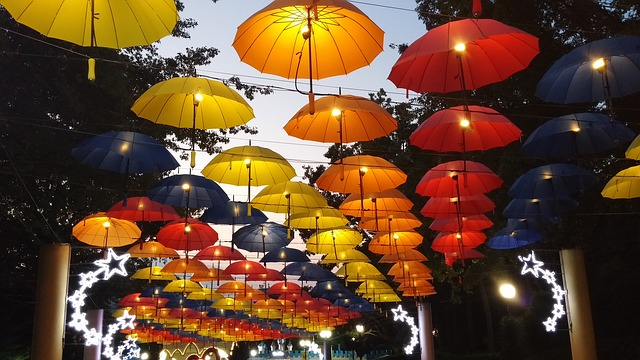
#> input picture assignment1/images/umbrellas.jpg, 640 x 360 px
$ jupyter execute --allow-errors exersise.ipynb   (older library calls are emulated)
#> lines starting #> are read from the running program, lines starting #| are printed output that depends on the picture; after the words box and inside, x2 and y2 are one past the last pixel; in counts of white or black regions, pixels touching at a corner belong together
[cell 1]
import numpy as np
import cv2
from matplotlib import pyplot as plt
import math

# Exercise 1: Basic image processing

## a) Read the image

[cell 2]
umbrellas_BRG = cv2.imread('images/umbrellas.jpg')
#> umbrellas_BRG is the input picture: shape (360, 640, 3); mean B, G, R 47.4, 72.9, 105.2
plt.imshow(umbrellas_BRG)

OpenCV use BRG but Matplotlib expects RGB image:

[cell 3]
umbrellas_RGB = cv2.cvtColor(umbrellas_BRG, cv2.COLOR_BGR2RGB)
plt.imshow(umbrellas_RGB)

[cell 4]
height, width, channels = umbrellas_RGB.shape
#> height = 360; width = 640; channels = 3
print(f"height: {height}, width: {width}, channels: {channels}")
#| height: 360, width: 640, channels: 3
print(f"dtype: {umbrellas_RGB.dtype}")
#| dtype: uint8
print(f"value of 1st pixel {umbrellas_RGB[0][0]}")
#| value of 1st pixel [170 112   0]

[cell 5]
umbrellas_float = umbrellas_RGB.astype(np.float)
print(f"value of 1st pixel {umbrellas_float[0][0]}")
#| value of 1st pixel [170. 112.   0.]

## b) Convert the image to grayscale

[cell 6]
umbrellas_gray = (umbrellas_float[:,:,0] + umbrellas_float[:,:,1] + umbrellas_float[:,:,2])/3

plt.imshow(umbrellas_gray, cmap='gray')
plt.colorbar()

## c) Cut and display

[cell 7]
plt.figure(figsize=(15,5))
plt.subplot(1,3,1)
plt.imshow(umbrellas_RGB[130:260, 240:450, 0], cmap='Reds_r')
plt.subplot(1,3,2)
plt.imshow(umbrellas_RGB[130:260, 240:450, 1], cmap='Greens_r')
plt.subplot(1,3,3)
plt.imshow(umbrellas_RGB[130:260, 240:450, 2], cmap='Blues_r')

__*Question:*__ Why would you use different color maps?

> To better see the difference of otherwise similar values.

## d) Replace part of the image

[cell 8]
plt.figure(figsize=(15, 5))
plt.subplot(1,2,1)
plt.imshow(umbrellas_RGB)
plt.subplot(1,2,2)
umbrellas_replaced = umbrellas_RGB.copy()
umbrellas_replaced[130:260, 240:450] = 255-umbrellas_RGB[130:260, 240:450]
#> umbrellas_replaced: shape (360, 640, 3); mean R, G, B 98.4, 79.5, 66.5
plt.imshow(umbrellas_replaced)

__*Question*__: How is inverting a grayscale value defined for uint8 ?

> By suptracting the pixel value from [255, 255, 255]

## e) Perform a reduction of grayscale levels in the image

[cell 9]
umbrellas_gray_rescaled = umbrellas_gray / 255 * 63

plt.figure(figsize=(15,5))
plt.subplot(1,2,1)
plt.imshow(umbrellas_gray_rescaled, cmap='gray')
plt.colorbar()
plt.subplot(1,2,2)
plt.imshow(umbrellas_gray_rescaled, cmap='gray', vmax=255)
plt.colorbar()

# Excercise 2: Thresholding and histograms

## a) Create a binary mask from a grayscale image

[cell 10]
bird_BRG = cv2.imread('images/bird.jpg')
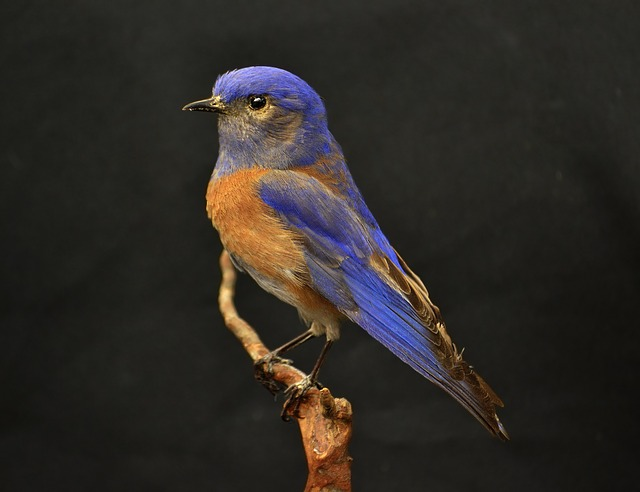
#> input picture assignment1/images/bird.jpg, 640 x 492 px
#> bird_BRG is the input picture: shape (492, 640, 3); mean B, G, R 37.6, 42.1, 46.1
bird_RGB = cv2.cvtColor(bird_BRG, cv2.COLOR_BGR2RGB)
bird_gray = cv2.cvtColor(bird_RGB, cv2.COLOR_RGB2GRAY)
plt.figure(figsize=(20,5))
plt.subplot(1,2,1)
plt.imshow(bird_RGB)
plt.subplot(1,2,2)
plt.imshow(bird_gray, cmap='gray')
plt.colorbar()

[cell 11]
threshold = 60
plt.figure(figsize=(20,5))

I_mask = np.zeros(shape=bird_gray.shape, dtype=np.uint8)
I_mask[bird_gray<threshold] = 0
I_mask[bird_gray>=threshold] = 1
plt.subplot(1,2,1)
plt.title("Threshold with '[condition]'")
plt.imshow(I_mask, cmap='gray')
plt.colorbar()

I_mask_where = np.where(bird_gray < threshold, 0, 1)
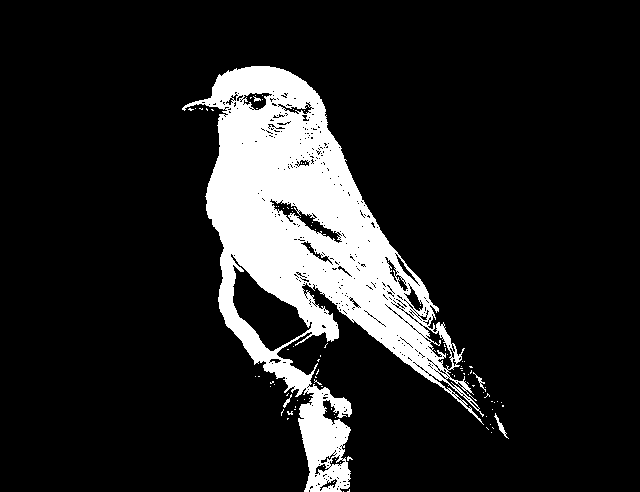
#> I_mask_where: shape (492, 640) int64; values 0 (black) and 1 (white), 13.6% white; 96 white regions (91 under 20 px), largest, box (x1, y1, x2, y2) and area: (182, 66, 484, 492) 42375, (494, 413, 509, 439) 80, (473, 372, 486, 392) 48, (283, 394, 292, 408) 35, (253, 96, 261, 102) 22
plt.subplot(1,2,2)
plt.title("Threshold with 'where'")
plt.imshow(I_mask_where, cmap='gray')
plt.colorbar()
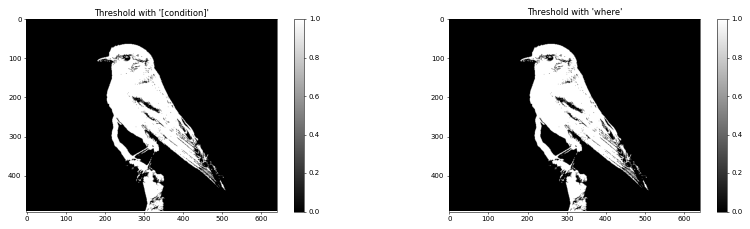
#> figure drawn by matplotlib, 4 panels

## b) My histogram

[cell 12]
def myhist(img, n_bins):
	H = np.zeros(n_bins)
	x = np.zeros(n_bins)
	nv = 256 # number of possible values
	for v in img.flatten():
		i = math.floor(v/nv * n_bins)
		H[i] += 1

	s = np.sum(H)

	for i in range(n_bins):
		x[i] = i/n_bins * nv
		H[i] /= s

	return x, H

__*Question*__: The histograms are usually normalized by dividing the result by the
sum of all cells. Why is that?

> We don't want histogram values taht depend on image size.

[cell 13]
plt.figure(figsize=(20,5))

plt.subplot(1,3,1)
plt.imshow(bird_gray, cmap='gray')

plt.subplot(1,3,2)
x, H = myhist(bird_RGB, 20)
#> the loop in myhist, `for v in img.flatten():` made 944640 passes
#> v on passes 1 to 3: 31, 32, 27
#> after the loop in myhist, `for v in img.flatten():`: H = 20 values, max 494088 at index 2, min 278 at index 19, mean 47232
#> in myhist, `s = np.sum(H)`: s = 944640
#> after the loop in myhist, `for i in range(n_bins):`: H = 20 values, max 0.523 at index 2, min 0.000294 at index 19, mean 0.05; x = 20 values from 0 to 243.2
#> x = 20 values from 0 to 243.2
plt.bar(x, H, width=255/20)

plt.subplot(1,3,3)
x, H = myhist(bird_RGB, 255)
#> the loop in myhist (call 2), `for v in img.flatten():` made 944640 passes
#> (v, i) on passes 1 to 3: (31, 30), (32, 31), (27, 26)
#> x = 255 values from 0 to 255; H = 255 values, max 0.0491 at index 31, min 1.06e-05 at index 252, mean 0.00392
plt.bar(x, H, width=255/255)
#> figure, not shown here; panel 2: tallest bar 0.523 high, from x = 19.23 to 31.98; panel 3: tallest bar 0.0491 high, from x = 30.62 to 31.62

## c) My better histogram
no longer assume the uint8 range
for values

[cell 14]
def mybetterhist(img, n_bins):
	v_min = np.min(img)
	v_max = np.max(img)
	v_n = v_max - v_min + 1 # number of possible values
	H = np.zeros(n_bins)
	x = np.zeros(n_bins)
	for v in img.flatten():
		i = math.floor((v-v_min)/v_n * n_bins)
		H[i] += 1

	s = np.sum(H)

	for i in range(n_bins):
		x[i] = i/n_bins * v_n + v_min
		H[i] /= s

	return x, H

[cell 15]
bird_dark = bird_gray / 2
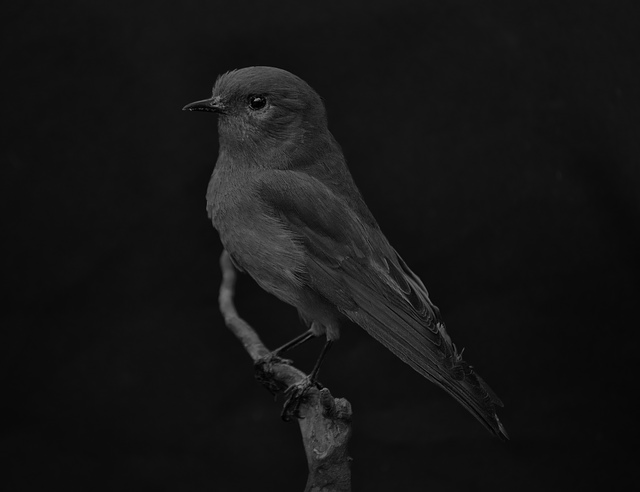
#> bird_dark: shape (492, 640) float64; min 0, max 127, mean 21.4

[cell 16]
plt.figure(figsize=(20,5))

plt.subplot(1,3,1)
plt.imshow(bird_dark, cmap='gray')

plt.subplot(1,3,2)
plt.title("myhist")
x, H = myhist(bird_dark, 20)
#> x = 20 values from 0 to 243.2; H = 20 values, max 0.709 at index 1, min 0 at index 10, mean 0.05
plt.bar(x, H, width=255/20)

plt.subplot(1,3,3)
plt.title("mybetterhist")
x, H = mybetterhist(bird_dark, 20)
#> in mybetterhist, `v_min = np.min(img)`: v_min = 0
#> in mybetterhist, `v_max = np.max(img)`: v_max = 127
#> in mybetterhist, `v_n = v_max - v_min + 1`: v_n = 128
#> the loop in mybetterhist, `for v in img.flatten():` made 314880 passes
#> v on passes 1 to 3: 15.5, 15.5, 15.5
#> after the loop in mybetterhist, `for v in img.flatten():`: H = 20 values, max 163581 at index 2, min 12 at index 19, mean 15744
#> in mybetterhist, `s = np.sum(H)`: s = 314880
#> after the loop in mybetterhist, `for i in range(n_bins):`: H = 20 values, max 0.52 at index 2, min 3.81e-05 at index 19, mean 0.05; x = 20 values from 0 to 121.6
#> x = 20 values from 0 to 121.6
plt.bar(x, H, width=255/20)
#> figure, not shown here; panel 2: tallest bar 0.709 high, from x = 6.43 to 19.18; panel 3: tallest bar 0.52 high, from x = 6.43 to 19.18

## d) different lighting conditions

[cell 17]
images = ["selfie1.jpg", "selfie2.jpg", "selfie3.jpg", "selfie4.jpg"]

plt.figure(figsize=(20,10))
for i, image in enumerate(images):
	plt.subplot(2, len(images), i+1)
	plt.title(image)
	img = cv2.imread(f'images/{image}')
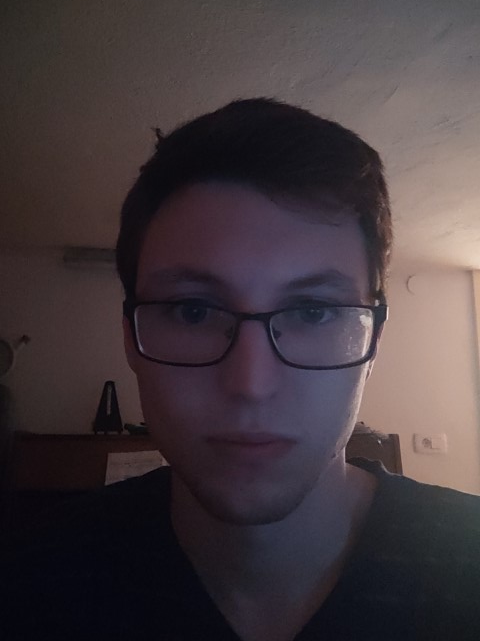
#> input picture assignment1/images/selfie1.jpg, 480 x 641 px
#> img is the input picture: shape (641, 480, 3); mean B, G, R 61, 57.1, 67
	img_gray = cv2.cvtColor(img, cv2.COLOR_RGB2GRAY)
	plt.imshow(img_gray, cmap='gray')

	plt.subplot(2, len(images), len(images) + i+1)
	x, H = myhist(img_gray, 20)
#> x = 20 values from 0 to 243.2; H = 20 values, max 0.184 at index 3, min 0 at index 18, mean 0.05
	plt.bar(x,H, width=10)
#> pass 2 of the loop `for i, image in enumerate(images):`:
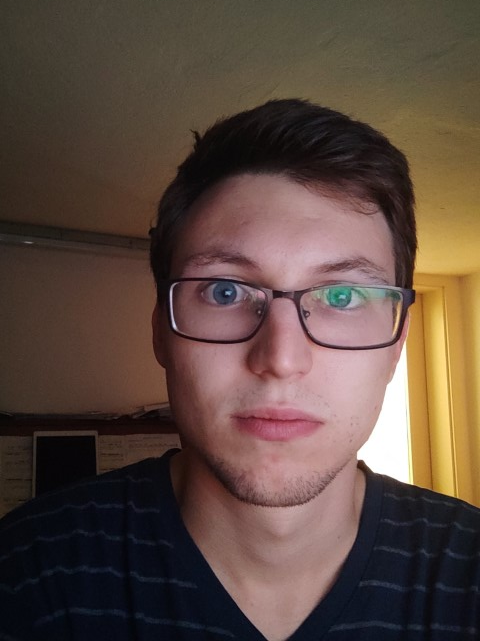
#> input picture assignment1/images/selfie2.jpg, 480 x 641 px
#> img is the input picture: shape (641, 480, 3); mean B, G, R 63.5, 73, 91.9
#> `img_gray = cv2.cvtColor(img, cv2.COLOR_RGB2GRAY)`:
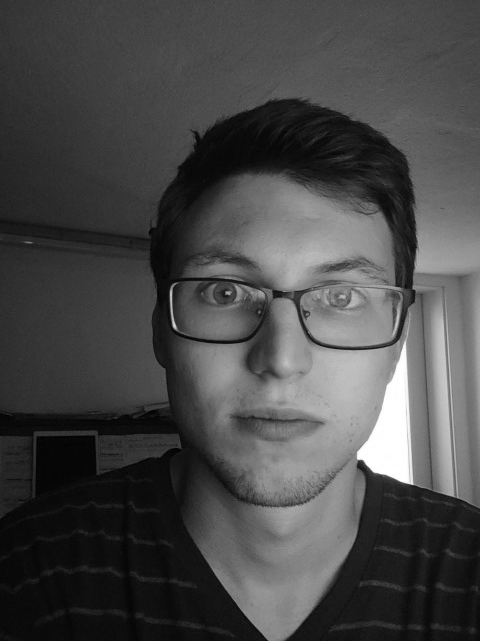
#> img_gray: shape (641, 480); min 0, max 255, mean 72.3
#> `x, H = myhist(img_gray, 20)`: H = 20 values, max 0.14 at index 1, min 0.000302 at index 16, mean 0.05
#> pass 3 of the loop `for i, image in enumerate(images):`:
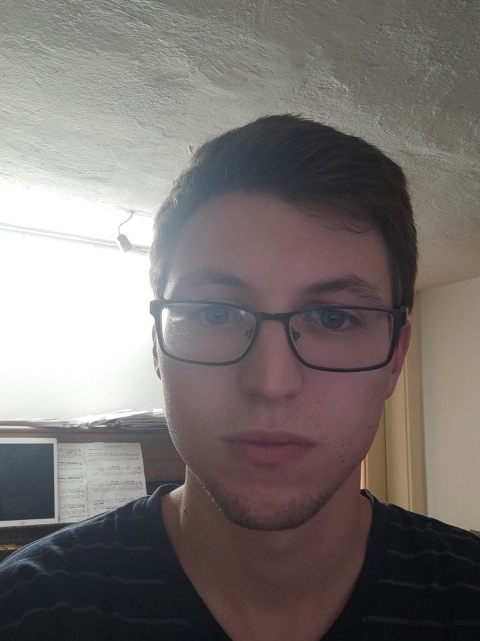
#> input picture assignment1/images/selfie3.jpg, 480 x 641 px
#> img is the input picture: shape (641, 480, 3); mean B, G, R 112.9, 114.6, 121.1
#> `img_gray = cv2.cvtColor(img, cv2.COLOR_RGB2GRAY)`:
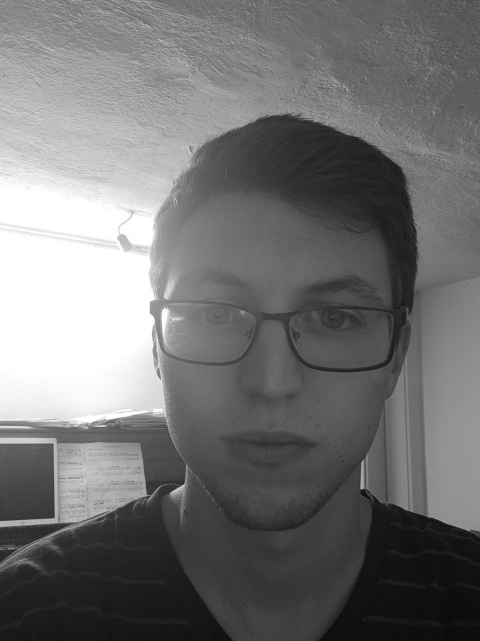
#> img_gray: shape (641, 480); min 10, max 255, mean 114.8
#> `x, H = myhist(img_gray, 20)`: H = 20 values, max 0.0983 at index 8, min 0.000842 at index 0, mean 0.05
#> the loop made 4 passes; the first 3 are shown
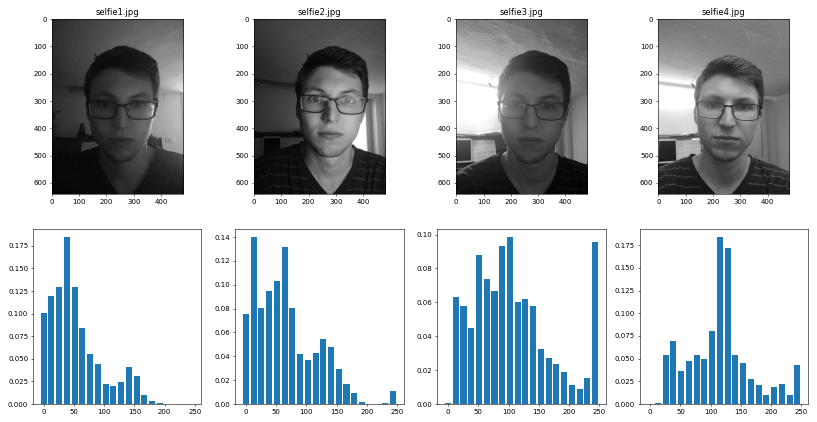
#> figure drawn by matplotlib, 8 panels; panel 2: tallest bar 0.184 high, from x = 33.4 to 43.4; panel 4: tallest bar 0.14 high, from x = 7.8 to 17.8; panel 6: tallest bar 0.0983 high, from x = 97.4 to 107.4; panel 8: tallest bar 0.184 high, from x = 110.2 to 120.2

## e) Otsu’s method

[cell 18]
def otsu(img):
	l_count = 0
	d_count = 0
	l_sum = 0
	d_sum = 0

	# compute histogram
	nv = 256 # number of possible values
	counts = np.zeros(nv) # counts per bins
	for v in img.flatten():
		counts[v] += 1
		d_count += 1
		d_sum += v

	# find best variance
	v_max = 0
	threshold = 0
	for i in range(nv):
		# update count & sum ...
		l_count += counts[i]
		d_count -= counts[i]
		l_sum += counts[i] * i
		d_sum -= counts[i] * i

		# compute variance
		if d_count == 0 or l_count == 0: continue
		l_median = l_sum / l_count
		d_median = d_sum / d_count

		variance = l_count * d_count * (l_median - d_median) ** 2


		if variance > v_max:
			v_max = variance
			threshold = i

	return threshold

[cell 19]
threshold = otsu(bird_gray)
#> in otsu, `l_count = 0`: l_count = 0
#> the loop in otsu, `for v in img.flatten():` made 314880 passes
#> (v, d_sum) on passes 1 to 3: (31, 31), (31, 62), (31, 93)
#> after the loop in otsu, `for v in img.flatten():`: counts = 256 values, max 18270 at index 31, min 0 at index 237, mean 1230; d_count = 314880; d_sum = 13490165
#> the loop in otsu, `for i in range(nv):` made 256 passes
#> (l_count, d_count, l_sum, d_sum, l_median, d_median, v_max) on passes 1 to 12: (4, 314876, 0, 13490165, 0, 42.84, 2.31e+09), (21, 314859, 17, 13490148, 0.81, 42.85, 1.17e+10), (39, 314841, 53, 13490112, 1.36, 42.85, 2.11e+10), (54, 314826, 98, 13490067, 1.81, 42.85, 2.86e+10), (86, 314794, 226, 13489939, 2.63, 42.85, 4.38e+10), (109, 314771, 341, 13489824, 3.13, 42.86, 5.42e+10), (132, 314748, 479, 13489686, 3.63, 42.86, 6.39e+10), (165, 314715, 710, 13489455, 4.3, 42.86, 7.72e+10), (194, 314686, 942, 13489223, 4.86, 42.87, 8.82e+10), (225, 314655, 1221, 13488944, 5.43, 42.87, 9.93e+10), (279, 314601, 1761, 13488404, 6.31, 42.87, 1.17e+11), (320, 314560, 2212, 13487953, 6.91, 42.88, 1.3e+11)
#> (l_count, d_count, l_sum, d_sum, l_median) on pass 15: (508, 314372, 4686, 13485479, 9.22)
print(threshold)
#| 74
I_t = bird_gray > threshold
#> I_t: shape (492, 640) bool; 11.5% white; 140 white regions (134 under 20 px), largest, box (x1, y1, x2, y2) and area: (182, 66, 477, 492) 35483, (326, 462, 350, 484) 217, (453, 343, 465, 362) 69, (495, 414, 507, 437) 57, (458, 381, 469, 391) 39, (283, 398, 290, 408) 22

plt.figure(figsize=(20,10))
plt.subplot(1,2,1)
plt.title("Original image")
plt.imshow(bird_gray, cmap='gray')

plt.subplot(1,2,2)
plt.title("Binarization with Otsu's method")
plt.imshow(I_t, cmap='gray')

# Exercise 3: Morphological operations and regions

[cell 20]
I_BRG = cv2.imread('images/mask.png')
#> (the rest of this cell did not finish here and is left out)

## a) We will perform two basic morphological operations

[cell 21]
n = 5
SE = np.ones((n,n), np.uint8) # create a square structuring element
#> (the rest of this cell did not finish here and is left out)

__*Question:*__ Based on the results, which order of erosion and dilation operations
produces opening and which closing?

> first `dilation` then `erosion` = `closing`
>
> first `erosion` then `dilatioin` = `opening`

## b) Try to clean up the mask

[cell 22]
bird_BRG = cv2.imread('images/bird.jpg')
bird_RGB = cv2.cvtColor(bird_BRG, cv2.COLOR_BGR2RGB)
bird_gray = cv2.cvtColor(bird_RGB, cv2.COLOR_RGB2GRAY)

[cell 23]
plt.figure(figsize=(20,10))
threshold = otsu(bird_gray) # determined with Otsu's method from previous exercise
#> the loop in otsu (call 2), `for v in img.flatten():` made 314880 passes

bird_mask = np.where(bird_gray > threshold, 1.0, 0.0)
plt.subplot(1,2,1)
plt.imshow(bird_mask, cmap='gray')

SE = cv2.getStructuringElement(cv2.MORPH_ELLIPSE,(16,16))
bird_mask = cv2.morphologyEx(bird_mask, cv2.MORPH_CLOSE, SE)
#> bird_mask: shape (492, 640) float64; values 0 (black) and 1 (white), 15.5% white; 1 white region, box (x1, y1, x2, y2) and area: (183, 67, 507, 492) 48914

plt.subplot(1,2,2)
plt.imshow(bird_mask, cmap='gray')

## c) Write a function `immask`

[cell 24]
def immask(img, mask, val=0):
	mask3 = np.stack((mask,)*3, axis=-1)
	img_crop = img.copy()
	img_crop[mask3 == 0] = val
	return img_crop

[cell 25]
i = immask(bird_RGB, bird_mask)

plt.figure(figsize=(20,7))
plt.imshow(i)

## d) Create a mask from the image in file eagle.jpg

[cell 26]
eagle_BRG = cv2.imread('images/eagle.jpg')
#> (the rest of this cell did not finish here and is left out)

__*Question:*__ Why is the background included in the mask and not the object? How would you fix that in general? (just inverting the mask if necessary doesn’t count)

> One could use a metric such as area, amount of pixels touching the edge or variance to determine whethe to invert the mask or not.

## e) Another way to process a mask

[cell 27]
coins_BRG = cv2.imread('images/coins.jpg')
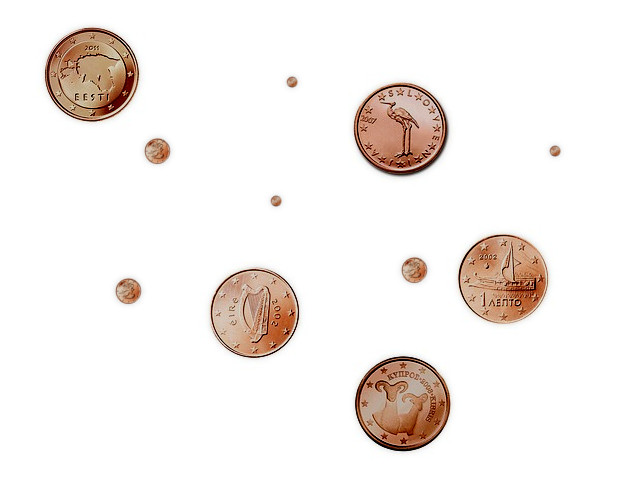
#> input picture assignment1/images/coins.jpg, 640 x 494 px
#> coins_BRG is the input picture: shape (494, 640, 3); mean B, G, R 237, 240, 245.2
coins_RGB = cv2.cvtColor(coins_BRG, cv2.COLOR_BGR2RGB)
coins_gray = cv2.cvtColor(coins_RGB, cv2.COLOR_RGB2GRAY)

plt.imshow(coins_RGB)

[cell 28]
threshold = otsu(coins_gray)
coins_mask = np.where(coins_gray > threshold, 0.0, 1.0)
#> coins_mask: shape (494, 640) float64; values 0 (black) and 1 (white), 10.3% white; 50 white regions (38 under 20 px), largest, box (x1, y1, x2, y2) and area: (355, 356, 451, 452) 7127, (45, 27, 139, 122) 6500, (354, 83, 449, 177) 6135

SE = cv2.getStructuringElement(cv2.MORPH_ELLIPSE,(10,10))
coins_mask = cv2.morphologyEx(coins_mask, cv2.MORPH_CLOSE, SE)
#> coins_mask: shape (494, 640) float64; values 0 (black) and 1 (white), 11.2% white; 11 white regions, largest, box (x1, y1, x2, y2) and area: (356, 357, 452, 452) 7155, (355, 84, 450, 178) 6998, (46, 28, 140, 123) 6964

coins_crop = immask(coins_RGB, coins_mask)

plt.imshow(coins_crop)

[cell 29]
plt.imshow(coins_mask)
plt.colorbar()

[cell 30]
num_labels, labels, stats, centroids = cv2.connectedComponentsWithStats(coins_mask.astype('uint8'))
#> labels: shape (494, 640) int32; 12 distinct labels, from 0 to 11
print(f"There are {num_labels} coins.")
#| There are 12 coins.
plt.imshow(labels, cmap='turbo')
plt.colorbar()
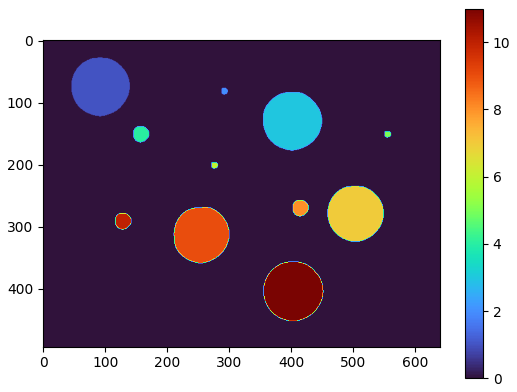
#> figure drawn by matplotlib, 2 panels

[cell 31]
coins_removed = coins_mask.copy()
for i, (left, top, width, height, area) in enumerate(stats):
	print(i, area > 700, area)
	if area > 700:
		coins_removed[labels == i] = 0
#> this loop made 12 passes
#> (left, top, width, height, area) on passes 1 to 12: (0, 0, 640, 494, 280602), (46, 28, 94, 95, 6964), (288, 77, 10, 11, 90), (355, 84, 95, 94, 6998), (146, 139, 25, 26, 519), (551, 147, 10, 10, 85), (272, 197, 10, 10, 84), (459, 235, 90, 89, 6319), (403, 258, 25, 26, 518), (211, 269, 89, 90, 6305), (117, 279, 25, 26, 521), (356, 357, 96, 95, 7155)
#| 0 True 280602
#| 1 True 6964
#| 2 False 90
#| 3 True 6998
#| 4 False 519
#| 5 False 85
#| 6 False 84
#| 7 True 6319
#> (further printed lines are left out)
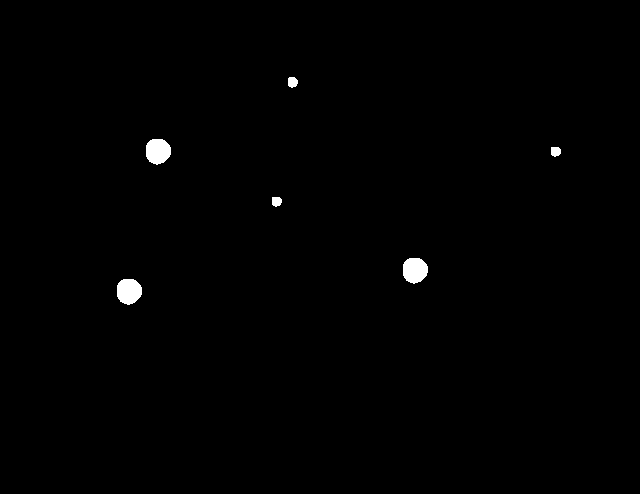
#> coins_removed: shape (494, 640) float64; values 0 (black) and 1 (white), 0.57% white; 6 white regions, box (x1, y1, x2, y2) and area: (117, 279, 142, 305) 521, (146, 139, 171, 165) 519, (403, 258, 428, 284) 518, (288, 77, 298, 88) 90, (551, 147, 561, 157) 85, (272, 197, 282, 207) 84

[cell 32]
coins_removed_crop = immask(coins_RGB, coins_removed, val=255)
#> call 3 of immask, with val = 255
#> in immask (call 3), `img_crop[mask3 == 0] = val`:
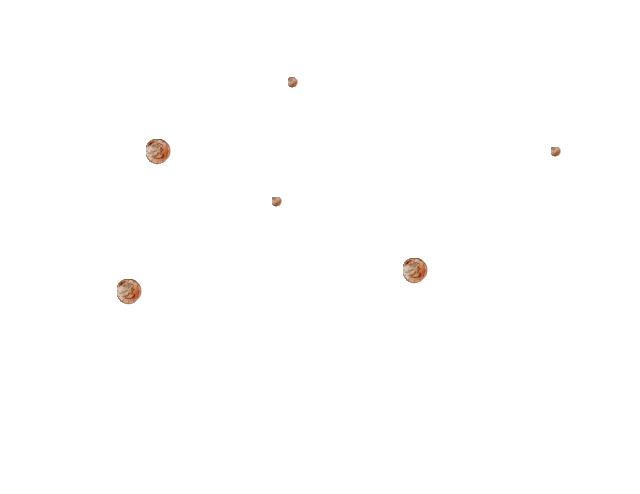
#> img_crop: shape (494, 640, 3); mean R, G, B 254.6, 254.3, 254.2
